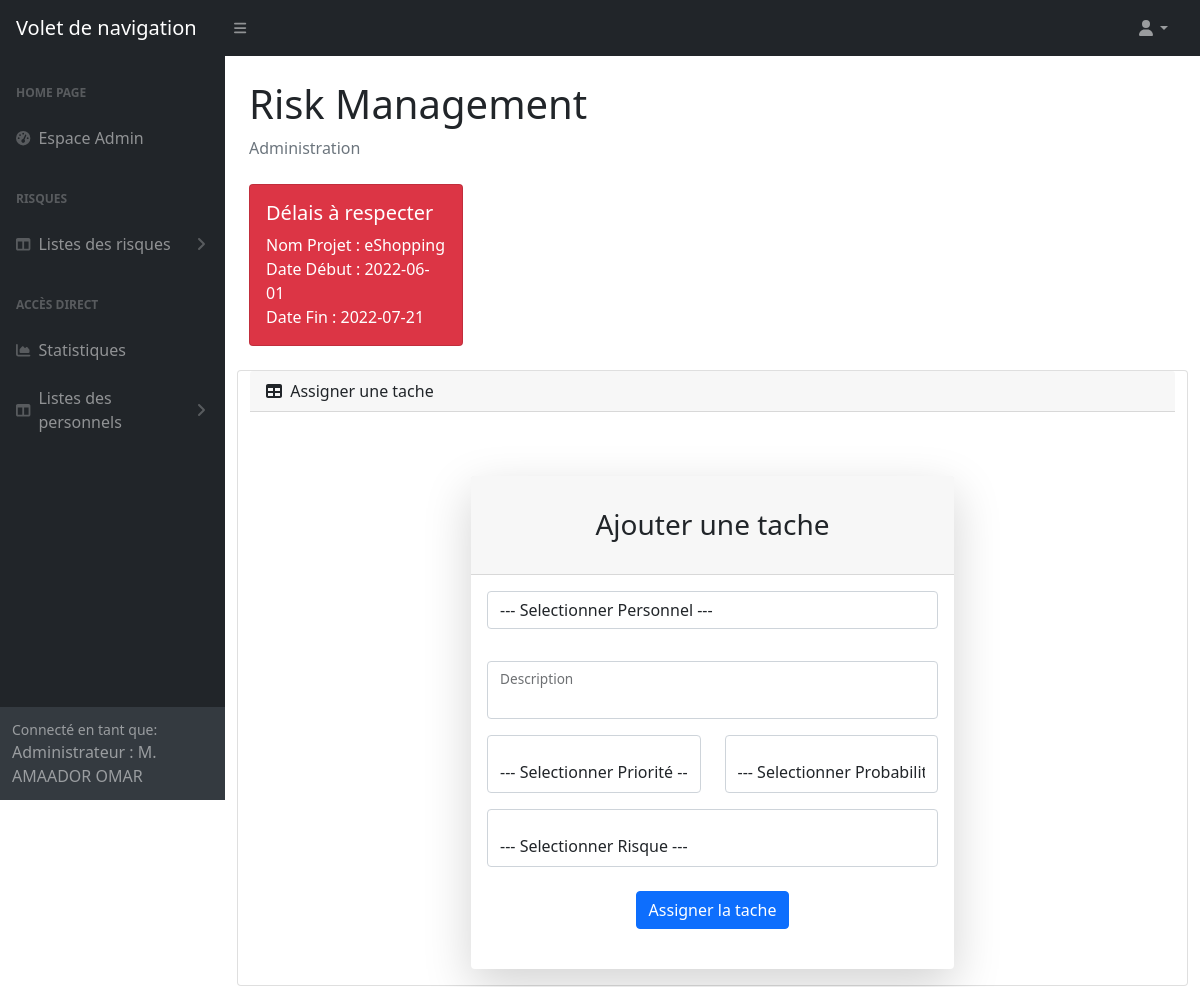
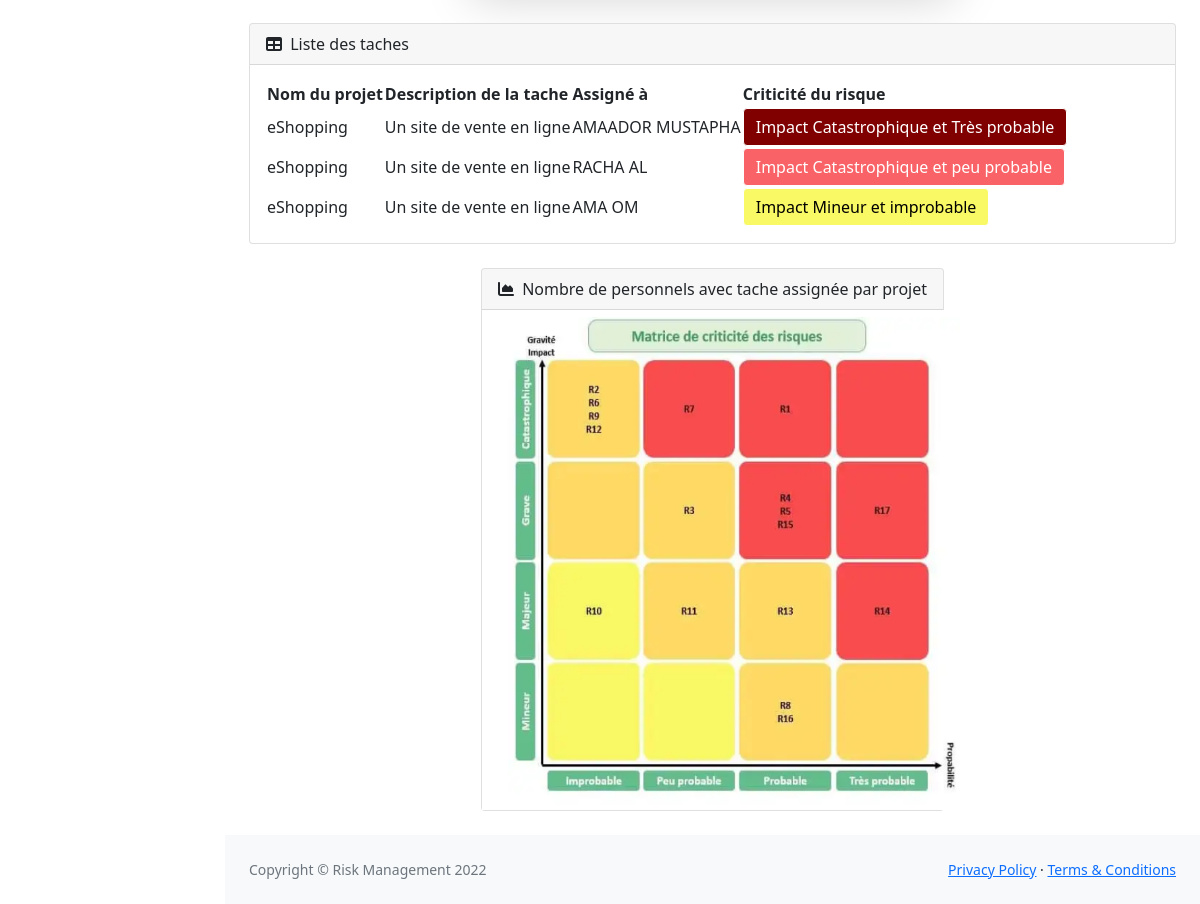
/checkproject.php?checkproject=2 (signed in), run on the app's committed database (2 pictures, top to bottom).
### tables this page shows
CREATE TABLE `projects` (
  `idprojet` int(11) NOT NULL,
  `nom` text NOT NULL,
  `description` text NOT NULL,
  `datedebut` date NOT NULL,
  `datefin` date NOT NULL
);

CREATE TABLE `tache` (
  `idtache` int(11) NOT NULL,
  `idprojet` int(11) NOT NULL,
  `idpersonnel` int(11) NOT NULL,
  `priorite` int(11) NOT NULL,
  `idtyperisque` int(11) NOT NULL,
  `description` text NOT NULL,
  `probabilite` int(11) NOT NULL
);

CREATE TABLE `personnel` (
  `idpersonnel` int(11) NOT NULL,
  `role` int(11) NOT NULL,
  `nom` text NOT NULL,
  `prenom` text NOT NULL,
  `user` text NOT NULL,
  `password` text NOT NULL
);

### config/actions.php (the view, shortened to what this page needs)
<?php
function delais($id){
    include "db.php";
    $query_projects = "SELECT *  from projects where projects.idprojet = $id LIMIT 1";
    $select_projects = mysqli_query($connection,$query_projects);
    while ($row = mysqli_fetch_assoc($select_projects)){
    echo "<td> <h5>Délais à respecter</h5>Nom Projet : " . $row['nom'] . "<br /> Date Début : ". $row['datedebut'] . "<br /> Date Fin : " . $row['datefin'] . "</td>";
    }
}
function showtachesperproject($idprojet){
    include "db.php";
    $query_projects = "SELECT projects.nom as NOM,projects.description as descrip,tache.priorite as priorite,tache.probabilite as probabilite,tache.description as description, personnel.nom as nompersonnel,personnel.prenom as prenompersonnel FROM tache,personnel,projects where personnel.idpersonnel = tache.idpersonnel and projects.idprojet = tache.idprojet and tache.idprojet = $idprojet";
    $select_projects = mysqli_query($connection,$query_projects);
    while ($projects = mysqli_fetch_assoc($select_projects)){
        $nom=$projects['NOM'];
        $description=$projects['descrip'];
        $nompersonnel=$projects['nompersonnel'];
        $prenompersonnel=$projects['prenompersonnel'];
        $priorite=$projects['priorite'];
        $probabilite=$projects['probabilite'];
        echo "<tr>";
        echo "<td>" . $nom . "</td>";
        echo "<td>" . $description . "</td>";
        echo "<td>" . $nompersonnel . " "  . $prenompersonnel . "</td>";
        matricerisque($priorite,$probabilite);
        echo "</tr>";
    }
}
function matricerisque($priorite,$probabilite){
    if  ($priorite == 1)
    {
      if($probabilite == 1){echo "<td><button type='button' style='color:black;background-color:#F9F865;border-color:white;' class='btn btn-warning'>Impact Mineur et improbable</button></td>";}
    }
    else if ($priorite == 4)
    {
      if($probabilite == 1){echo "<td><button type='button' class='btn btn-warning' style='color:black;background-color:#FFD964;border-color:white;' >Impact Catastrophique et improbable</button></td>";}
    else if ($probabilite == 2){echo "<td><button type='button' class='btn btn-warning' style='color:white;background-color:#F96266;border-color:white;'>Impact Catastrophique et peu probable</button></td>";}
    else if ($probabilite == 3){echo "<td><button type='button' class='btn btn-warning'style='color:white;background-color:#F94C4E;border-color:white;'>Impact Catastrophique et probable</button></td>";}
    else if ($probabilite == 4){echo "<td><button type='button' class='btn btn-warning'style='color:white;background-color:#800000;border-color:white;'>Impact Catastrophique et Très probable</button></td>";}
    }
}
?>

### data on the page
projects: nom "eShopping", datedebut "2022-06-01", datefin "2022-07-21"
tache: idprojet.nom "eShopping", idprojet.description "Un site de vente en ligne", idpersonnel.nom "AMAADOR", idpersonnel.prenom "MUSTAPHA", priorite "Impact Catastrophique et Très probable"
tache: idprojet.nom "eShopping", idprojet.description "Un site de vente en ligne", idpersonnel.nom "RACHA", idpersonnel.prenom "AL", priorite "Impact Catastrophique et peu probable"
tache: idprojet.nom "eShopping", idprojet.description "Un site de vente en ligne", idpersonnel.nom "AMA", idpersonnel.prenom "OM", priorite "Impact Mineur et improbable"

### other printed values
$_SESSION['nom'] "AMAADOR"
$_SESSION['prenom'] "OMAR"
